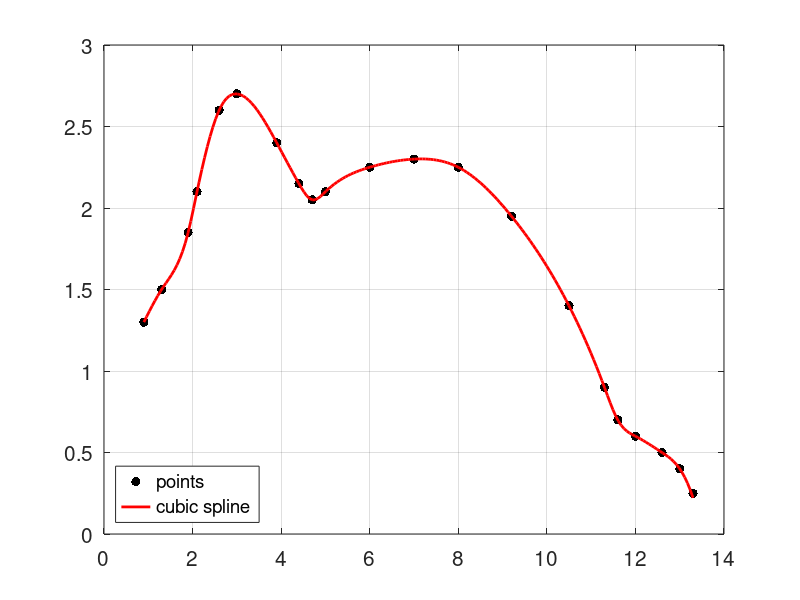

Write MATLAB code to recreate this figure.
x = [0.9 1.3 1.9 2.1 2.6 3.0 3.9 4.4 4.7 5.0 6.0 7.0 8.0 9.2 10.5 11.3 ...
    11.6 12.0 12.6 13.0 13.3];

y = [1.3 1.5 1.85 2.1 2.6 2.7 2.4 2.15 2.05 2.1 2.25 2.3 2.25 1.95 1.4 0.9 ...
    0.7 0.6 0.5 0.4 0.25];

N = length(x);
h = diff(x);
a_coeff = y;

% Build A (size NxN), b (size Nx1)
A = zeros(N, N);
b = zeros(N, 1);
A(1, 1) = 1;
A(N, N) = 1;
for ind = 2:1:20
    A(ind, ind - 1) = h(ind-1);
    A(ind, ind) = 2 * (h(ind-1) + h(ind));
    A(ind, ind + 1) = h(ind);
end
for ind = 2:1:20
    b(ind, 1) = 3/h(ind)*(a_coeff(ind+1)-a_coeff(ind)) - 3/h(ind-1)*(a_coeff(ind)-a_coeff(ind-1));
end

% Solve for c_coeff
c_coeff = A\b;  % inv(A)*b

% Compute b_coeff and d_coeff
b_coeff = zeros(N-1,1);
d_coeff = zeros(N-1,1);
for j = 1:N-1
    b_coeff(j) = 1/h(j)*(a_coeff(j+1)-a_coeff(j))-h(j)/3*(2*c_coeff(j)+c_coeff(j+1));
    d_coeff(j) = (c_coeff(j+1)-c_coeff(j))/(3*h(j));
end

% Build spline
xeval = linspace(x(1),x(end),200);
S_val = zeros(size(xeval));
for i = 1:length(xeval)
    for ind = 1:N-1
        if ind ~= N-1
            if x(ind) <= xeval(i) && xeval(i) < x(ind + 1)
                S_val(i) = a_coeff(ind) + b_coeff(ind)*(xeval(i)-x(ind))...
                        + c_coeff(ind)*(xeval(i)-x(ind))^2 + d_coeff(ind)*(xeval(i)-x(ind))^3;
                break;
            else
                S_val(i) = a_coeff(ind) + b_coeff(ind)*(xeval(i)-x(ind))...
                        + c_coeff(ind)*(xeval(i)-x(ind))^2 + d_coeff(ind)*(xeval(i)-x(ind))^3;
            end
        end
    end
end

% Plot data
figure(1);
plot(x, y,'.k','MarkerSize',20); hold on;
plot(xeval, S_val,'-r','LineWidth',2); hold off;
legend({'points','cubic spline',},'Location', 'Southwest');
grid on;
set(gca,'FontSize',15);
cpos = get(gcf,'Position');
set(gcf,'Position',[0 cpos(2) 1450 cpos(4)]);
